Frame 1 (no input): blank canvas, image omitted
Frame 60 (the mouse pressed at the canvas centre just before this capture): blank canvas, image omitted
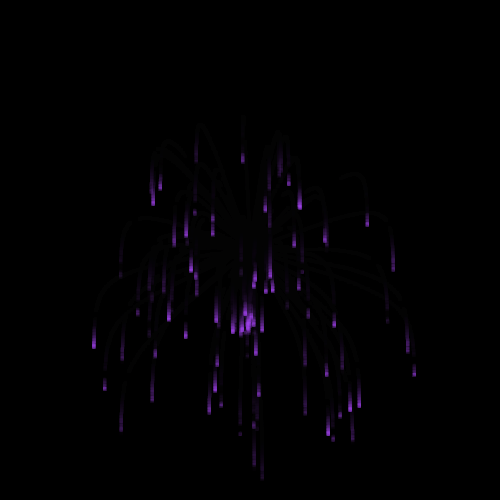
Frame 120 (the mouse held since frame 60 and released just before this capture)

The Processing sketch whose frames 1 and 60 were blank and that drew this single picture after the mouse press (run headless with seeded random() and noise(); from frame 60 on, the mouse is pressed at the canvas centre):

// Processing sketch: processing_101444
// ── processing_101444.pde

// TODO: Remove spark after off screen or faded


// Gravity for physics
float GRAVITY = 0.01;
int NUMBER_SPARKS = 100;
float SPARK_SPEED = 0.7;
float SPARK_RESISTANCE = 0.1;
float SPARK_FADE = 3000;

//Set up an array to hold firework sparks
ArrayList<Spark> sparks = new ArrayList();


void setup() {
  size(500, 500);
  background(0);
  rectMode(CENTER);
}

long lastFrameTime = millis();        // Last frame time


void draw() {

  // Timing
  long now = millis();
  long elapsedTime = now - lastFrameTime;
  lastFrameTime = now;


  // Gradually fade screen
  noStroke();
  fill(0, 0, 0, constrain(elapsedTime * 2, 0, 255));
  rect(width/2, height/2, width, height);


  for (Spark sp : sparks) {
    sp.age += elapsedTime;
    sp.render(elapsedTime);
    sp.centre.evolve(elapsedTime);
  }
}

void mousePressed() {

  //Choose firework colour
  float red = random(0, 255);
  float green = random(0, 255);
  float blue = random(0, 255);

  // Create random sparks
  for (int i = 0 ; i < NUMBER_SPARKS ; i++) {
    // Explosion creates random spark velocities
    float speed = random(0, SPARK_SPEED);
    float dir = 360.0 / NUMBER_SPARKS * (i + random(-1, 1));
    createSpark(mouseX, mouseY, // Position
    speed * sin(dir), speed * cos(dir), // Velocity
    red, green, blue, // Colour
    (long) random(0, 1000));                 // Time (use lastFrameTime as close enough)
  }
}


void createSpark(float posX, float posY, float velX, float velY, 
float red, float green, float blue, 
long ageAdjust)
{
  Point2D pos = new Point2D(posX, posY);
  Vector2D vel = new Vector2D(velX, velY);
  Spark spark = new Spark(pos, vel, red, green, blue, ageAdjust);
  sparks.add(spark);
}



//---------------------------------------------------------------------
// Spark class for fireworks 
//---------------------------------------------------------------------

public class Spark {

  // This is the centre of the spark, used for applying physical attributes
  public Particle centre;
  // Time created for fading / sparkling
  public long age; 
  // Colour of the spark
  private float red;
  private float green;
  private float blue;
  // Air Resistance of the spark
  private float airResistance = SPARK_RESISTANCE;

  public Spark(Point2D location, Vector2D velocity, 
  float red, float green, float blue, 
  long ageAdjust) 
  {
    this.centre = new Particle(location, velocity, airResistance);
    this.red = red;
    this.green = green;
    this.blue = blue; 
    this.age = ageAdjust;
  } 

  // Draw the spark over the next time period
  public void render(float elapsedTime) {   
    float fade = (sin(age/100) + 1) / 2 * constrain(1 - age/SPARK_FADE, 0, 1) ;
    stroke(red, green, blue, 128*fade);
    strokeWeight(3);
    Point2D to = centre.location.shift(centre.velocity.times(elapsedTime));
    line(centre.location.x, centre.location.y, to.x, to.y);

    stroke(red, green, blue, 128 * fade);
    strokeWeight(1);
    fill(red, green, blue, 255 * fade);
    rect(to.x, to.y, 3, 3);
  }
}



//---------------------------------------------------------------------
// Particle class for physics to apply
//---------------------------------------------------------------------

public class Particle {

  private Point2D location;
  private Vector2D velocity;
  private float airResistance;

  public Particle(Point2D location, Vector2D velocity, float airResistance) {
    this.location = location;
    this.velocity = velocity;
    this.airResistance = airResistance;
  }

  // Evolve the particle over the time period
  public void evolve(float elapsedTime) {

    // Continue at current velocity in absence of other forces
    location = location.shift(velocity.times(elapsedTime)); 

    // Apply gravity
    velocity.y += GRAVITY;

    // Apply air resistance
    velocity.x *= (1 - airResistance);
    velocity.y *= (1 - airResistance);
  }
}



//---------------------------------------------------------------------
// Point2D class for coordinate system
//---------------------------------------------------------------------

public class Point2D {
  public float x;
  public float y;

  public Point2D(float x, float y) {
    this.x = x;
    this.y = y;
  }

  public Point2D shift(Vector2D v) {
    return new Point2D(x + v.x, y + v.y);
  }
}


//---------------------------------------------------------------------
// Vector2D class for coordinate system
//---------------------------------------------------------------------

public class Vector2D {
  public float x;
  public float y;

  public Vector2D(float x, float y) {
    this.x = x;
    this.y = y;
  }

  public Vector2D times(float t) {
    return new Vector2D(t * x, t * y);
  }
}
